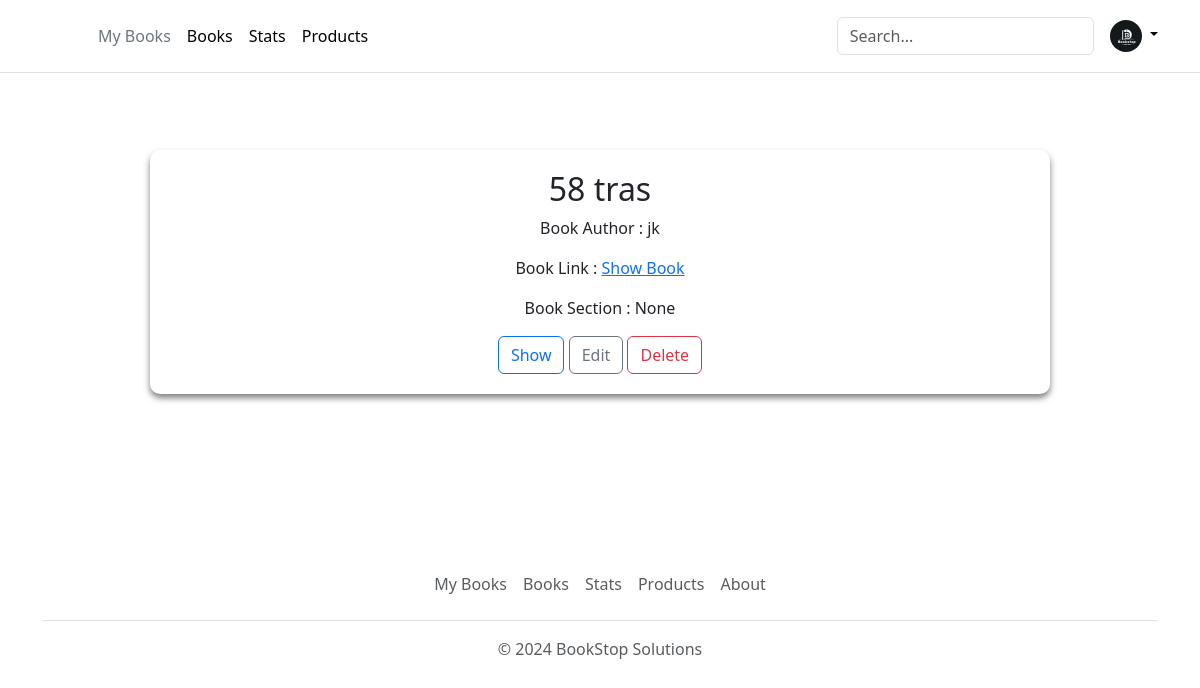
Before: /showBooks with the older database file.
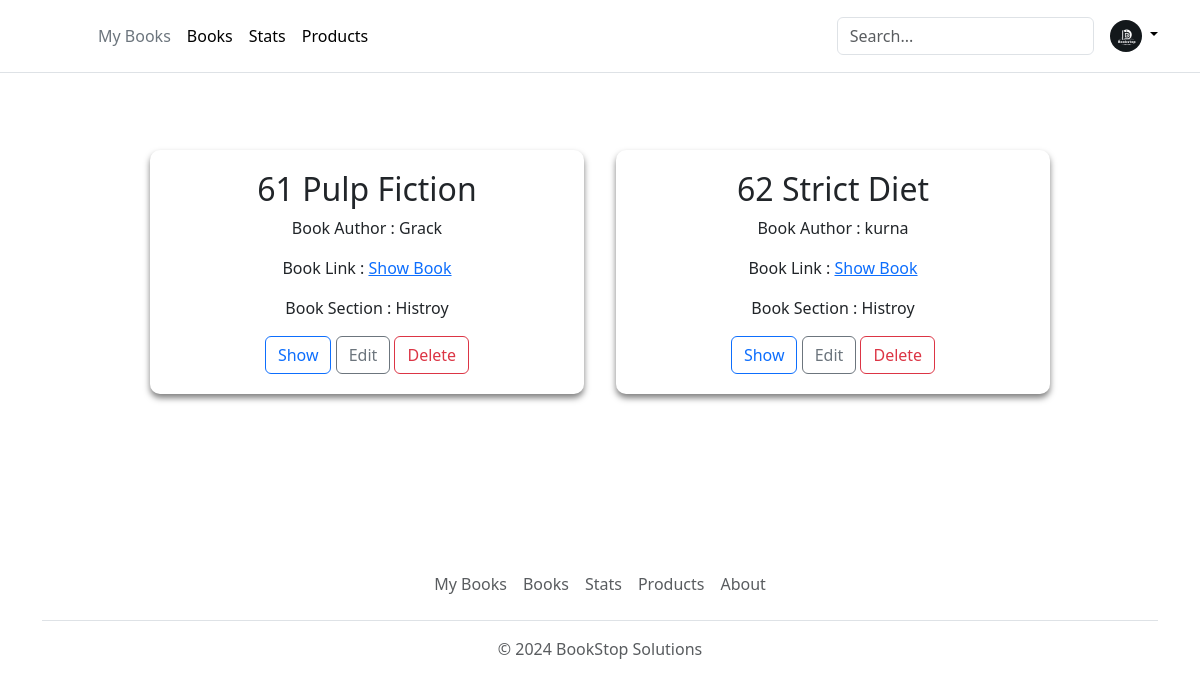
After: the same page with the newer database file.
### app.py (models this page shows)
class Books(db.Model):
    __tablename__ = 'books'
    BookId = db.Column(db.Integer, autoincrement=True, primary_key=True)
    SectionId = db.Column(db.Integer, db.ForeignKey('section.SectionId'), nullable=False)
    Title = db.Column(db.String(50), nullable=False)
    Author = db.Column(db.String(50), nullable=False)
    Content = db.Column(db.Text)
    ImageLink = db.Column(db.String(255))

### app.py (the view)
@app.route("/showBooks", methods = ["GET","POST"])
def showBooks():
    if request.method == 'POST':
        data = request.form.to_dict()
        f = request.files['file']
        new_filename = (data['Book-Title']+"_"+data['Author']+".pdf").replace(" ","_")
        file_path = os.path.join("books", new_filename)
        f.save(file_path)
        print(data)
        books = Books(SectionId = data['book_section'],Title=data['Book-Title'],Author=data['Author'],Content=data['Content'], ImageLink=new_filename)
        db.session.add(books)
        db.session.commit()
        print(data)
        bookSec = BookSection.query.all()
        return render_template("showBooks.html", books=bookSec)
    else:
        bookSec = BookSection.query.all()
        return render_template("showBooks.html", books=bookSec)

### templates/showBooks.html (shortened to what this page needs)
<!DOCTYPE html>
<html lang="en">
  <head>
    <link rel="stylesheet" href="/static/add-section.css" />
    {% include 'bootstrap.html' %}
  </head>
  <body>
    <div>
      {% include 'header.html' %}
      <div>
        <div class="main-container">
          {% for book in books %}
          <div class="section-container" id="1">
            <h2>{{book.Books_BookId}} {{book.Books_Title}}</h2>
            <p>Book Author : {{book.Books_Author}}</p>
            <p>
              Book Link :
              <a
                href="{{ url_for('download_book', filename=book.Books_ImageLink) }}"
                >Show Book</a
              >
            </p>
            <div>
              <p>Book Section : {{book.Section_Title}}</p>
            </div>
            <button
              type="button"
              id="showBook{{book.BookId}}"
              class="btn btn-outline-primary"
            >
              Show
            </button>
            <button
              type="button"
              id="editBooks{{book.Books_BookId}}"
              class="btn btn-outline-secondary"
            >
              Edit
            </button>
            <form
              action="{{ url_for('deleteBook', bookId=book.Books_BookId) }}"
              method="post"
              style="display: inline"
            >
              <button type="submit" class="btn btn-outline-danger">
                Delete
              </button>
            </form>
          </div>
          {% endfor %}
        </div>
        {% include 'footer.html' %}
      </div>
    </div>
  </body>
</html>

### templates/bootstrap.html (shortened to what this page needs)
<link
  href="https://cdn.jsdelivr.net/npm/bootstrap@5.3.2/dist/css/bootstrap.min.css"
  rel="stylesheet"
/>

### templates/header.html (shortened to what this page needs)
<header class="p-3 mb-1 border-bottom">
  <div class="container">
    <div
      class="d-flex flex-wrap align-items-center justify-content-center justify-content-lg-start"
    >
      <a
        href="/"
        class="d-flex align-items-center mb-2 mb-lg-0 link-body-emphasis text-decoration-none"
      >
        <svg
          class="bi me-2"
          width="40"
          height="32"
          role="img"
          aria-label="Bootstrap"
        >
          <use xlink:href="#bootstrap" />
        </svg>
      </a>
      <ul
        class="nav col-12 col-lg-auto me-lg-auto mb-2 justify-content-center mb-md-0"
      >
        <li><a href="/" class="nav-link px-2 link-secondary">My Books</a></li>
        <li>
          <a href="/allBooks" class="nav-link px-2 link-body-emphasis">Books</a>
        </li>
        <li>
          <a href="#" class="nav-link px-2 link-body-emphasis">Stats</a>
        </li>
        <li>
          <a href="#" class="nav-link px-2 link-body-emphasis">Products</a>
        </li>
      </ul>
      <form class="col-12 col-lg-auto mb-3 mb-lg-0 me-lg-3" role="search">
        <input
          type="search"
          class="form-control"
          placeholder="Search..."
          aria-label="Search"
        />
      </form>
      <div class="dropdown text-end">
        <a
          href="#"
          class="d-block link-body-emphasis text-decoration-none dropdown-toggle"
          data-bs-toggle="dropdown"
          aria-expanded="false"
        >
          <img
            src="/static/logo.jpg"
            alt="mdo"
            width="32"
            height="32"
            class="rounded-circle"
          />
        </a>
      </div>
    </div>
  </div>
</header>

### templates/footer.html
<div class="container">
  <footer class="py-3 my-4">
    <ul class="nav justify-content-center border-bottom pb-3 mb-3">
      <li class="nav-item">
        <a href="/" class="nav-link px-2 text-body-secondary">My Books</a>
      </li>
      <li class="nav-item">
        <a href="#" class="nav-link px-2 text-body-secondary">Books</a>
      </li>
      <li class="nav-item">
        <a href="#" class="nav-link px-2 text-body-secondary">Stats</a>
      </li>
      <li class="nav-item">
        <a href="#" class="nav-link px-2 text-body-secondary">Products</a>
      </li>
      <li class="nav-item">
        <a href="#" class="nav-link px-2 text-body-secondary">About</a>
      </li>
    </ul>
    <p class="text-center text-body-secondary">
      &copy; 2024 BookStop Solutions
    </p>
  </footer>
</div>

### static/add-section.css (style rules this page uses)
body { background-color: #2d2a2e; margin: 0; }
.main-container { display: flex; flex-wrap: wrap; padding: 130px; align-items: flex-start; gap: 2em; margin: 20px; }
.section-container { background-color: rgba(255, 255, 255, 0.1); backdrop-filter: blur(10px); border-radius: 10px; padding: 20px 20px; box-shadow: 0 4px 6px rgba(0, 0, 0, 0.5); text-align: center; width: 20%; flex-grow: 1; }
header { position: fixed; top: 0; left: 0; width: 100%; background-color: rgba(255, 255, 255, 0.9); z-index: 2; }
input, textarea { width: 100%; padding: 8px; border-radius: 4px; border: solid 1px #0d6efd; color: #000; }
input, textarea { margin-bottom: 20px; }

Changed rows visible on the page:
removed Books: Books_BookId "58", Books_Title "tras", Books_Author "jk", Section_Title "None"
added Books: Books_BookId "61", Books_Title "Pulp Fiction", Books_Author "Grack", Section_Title "Histroy"
added Books: Books_BookId "62", Books_Title "Strict Diet", Books_Author "kurna", Section_Title "Histroy"
